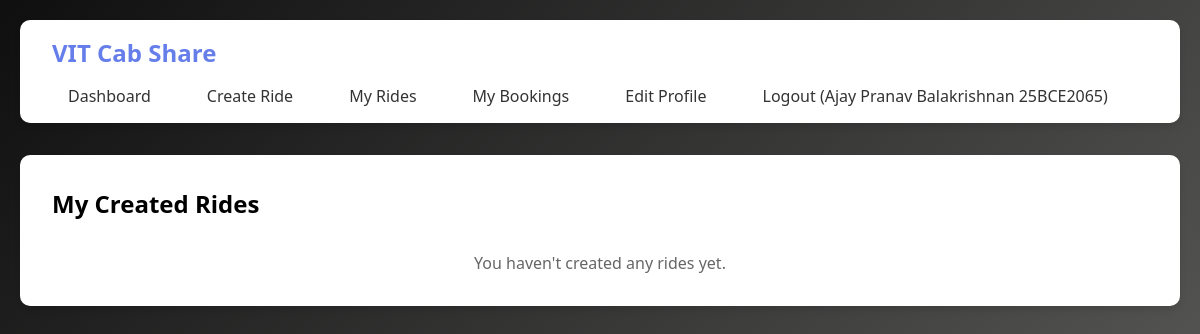
Before: /my_rides (signed in) with the older database file.
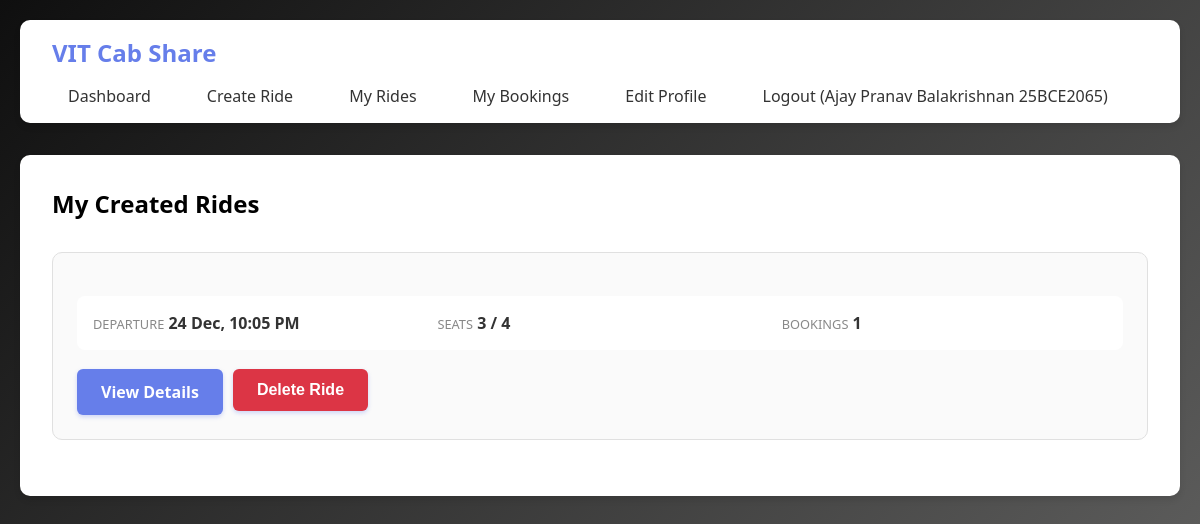
After: the same page with the newer database file.
### app.py (models this page shows)
class Ride(db.Model):
    id = db.Column(db.Integer, primary_key=True)
    user_id = db.Column(db.Integer, db.ForeignKey('user.id'), nullable=False)
    departure_time = db.Column(db.DateTime, nullable=False)
    total_seats = db.Column(db.Integer, nullable=False)
    available_seats = db.Column(db.Integer, nullable=False)
    cost_per_person = db.Column(db.Integer, nullable=False)
    meeting_point = db.Column(db.String(200), nullable=False)
    drop_point = db.Column(db.String(200), nullable=False, default='Katpadi Railway Station')
    notes = db.Column(db.Text)
    created_at = db.Column(db.DateTime, default=datetime.utcnow)
    bookings = db.relationship('Booking', backref='ride', lazy=True)

### app.py (the view)
@app.route('/my_rides')
def my_rides():
    if 'user_id' not in session:
        return redirect(url_for('login'))
    rides = Ride.query.filter_by(user_id=session['user_id']).order_by(Ride.departure_time.desc()).all()
    return render_template('my_rides.html', rides=rides)

### templates/my_rides.html (shortened to what this page needs)
{% extends "base.html" %}
{% block content %}
<h2 style="margin-bottom: 2rem;">My Created Rides</h2>
{% if rides %}
    {% for ride in rides %}
    <div class="ride-card">
        <div class="ride-info">
            <div class="info-item">
                <span class="info-label">Departure</span>
                <span class="info-value">{{ ride.departure_time.strftime('%d %b, %I:%M %p') }}</span>
            </div>
            <div class="info-item">
                <span class="info-label">Seats</span>
                <span class="info-value">{{ ride.available_seats }} / {{ ride.total_seats }}</span>
            </div>
            <div class="info-item">
                <span class="info-label">Bookings</span>
                <span class="info-value">{{ ride.bookings|length }}</span>
            </div>
        </div>
        <div style="display: flex; gap: 10px; margin-top: 10px;">
            <a href="{{ url_for('ride_details', ride_id=ride.id) }}" class="btn">View Details</a>
            <form action="{{ url_for('delete_ride', ride_id=ride.id) }}" method="POST" style="display: inline;">
                <button type="submit" class="btn" style="background-color: #dc3545; color: white; border: none;"
                        onclick="return confirm('Are you sure you want to delete this ride? This will also cancel all current bookings.')">
                    Delete Ride
                </button>
            </form>
        </div>
    </div>
    {% endfor %}
{% else %}
    <p style="text-align: center; color: #666;">You haven't created any rides yet.</p>
{% endif %}
{% endblock %}

Changed rows visible on the page:
added Ride: departure_time "24 Dec, 10:05 PM", available_seats "3", total_seats "4", bookings|length "1"
Other visible differences:
text no longer shown: "You haven't created any rides yet."
